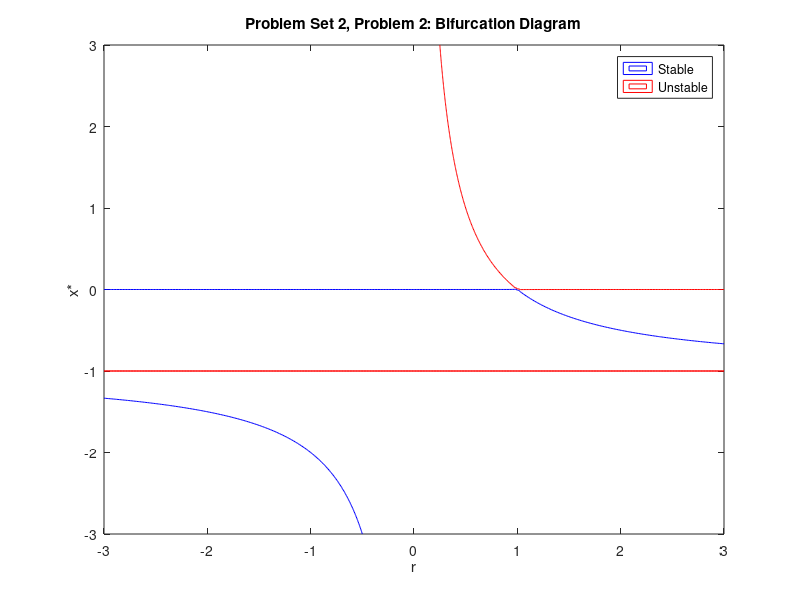

Source code (MATLAB):
fun = inline('r*x - x/(x+1)','r','x');
rangexy = [-3,3,-3,3];
ngrid = 400;

% Implicit plot function
% function implot(fun,rangexy,ngrid)
% fun is 'inline' function f(x,y)=0 (Note function written as equal to zero)
% rangexy =[xmin,xmax,ymin,ymax] range over which x and y is ploted default(-2*pi,2*pi)
% ngrid is the number of grid points used to calculate the plot,
% Start with course grid (ngrid =20) and then use finer grid if necessary
% default ngrid=50
%
% Example 
% Plot y^3+exp(y)-tanh(x)=0
%
% write function f as an 'inline' function of x and y-- right hand side 
% equal to zero
%
% f=inline('y^3+exp(y)-tanh(x)','x','y')
% implot(f,[-3 3 -2 1])


%       A.Jutan UWO 2-2-98  ajutan@julian.uwo.ca



if nargin == 1  ;% grid value and ranges not specified calculate default
        rangexy=[-2*pi,2*pi,-2*pi,2*pi];
   ngrid=50;
end


if nargin == 2;  % grid value not specified
   ngrid=50;
end


% get 2-D grid for x and y


xm=linspace(rangexy(1),rangexy(2),ngrid);
ym=linspace(rangexy(3),rangexy(4),ngrid);
[x,y]=meshgrid(xm,ym);
fvector=vectorize(fun);% vectorize the inline function to handle vectors of x y
fvalues=feval(fvector,x,y); %calculate with feval-this works if fvector is an m file too
%fvalues=fvector(x,y); % can also calculate directly from the vectorized inline function
fprime = inline('r - 1/(x+1)^2', 'r','x');
fprime = vectorize(fprime);
fprvalues = feval(fprime,x,y);

[r1, c1] = size(x);
for i = 1:r1
    for j = 1:c1
        if fprvalues(i,j) < 0;
            stable(i,j) = fvalues(i,j);
            unstable(i,j) = -50;
        else
            unstable(i,j) = fvalues(i,j);
            stable(i,j) = -50;
        end
    end
end

for i = 1:c1
    unstable(134,i) = 0;
    stable(134,i) = NaN;
end
    
contour(x,y,stable,[0,0],'b');
hold on
contour(x,y,unstable,[0,0],'r');
xlabel('r');ylabel('x*');
grid off
title('Problem Set 2, Problem 2: Bifurcation Diagram')
legend('Stable','Unstable')